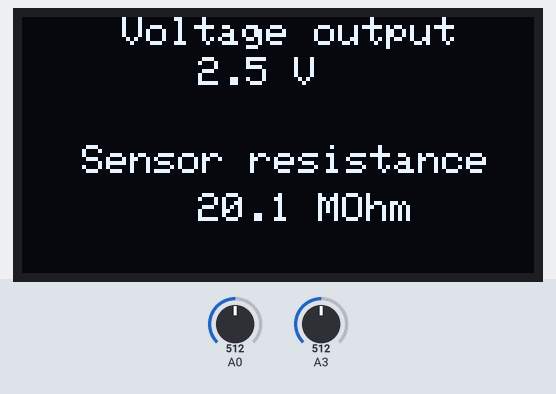
Bench run of a sketch on a simulated Arduino Uno, built for the host (arithmetic inside an expression is 32-bit, double 64-bit). Parts: 128×64 one-colour display. Inputs (shaded band) come from the test bench; at power-on: A0 = 512, A3 = 512. What the sketch prints to the serial monitor is not drawn.

Above: at 2.2 s.
2.3 s: A0 set to 497
At 3.9 s:
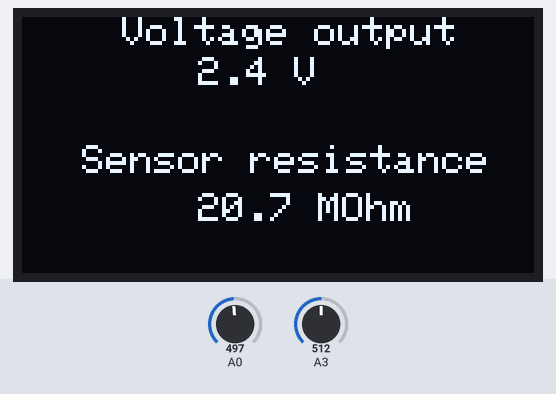
4.6 s: A0 set to 0
At 6.1 s:
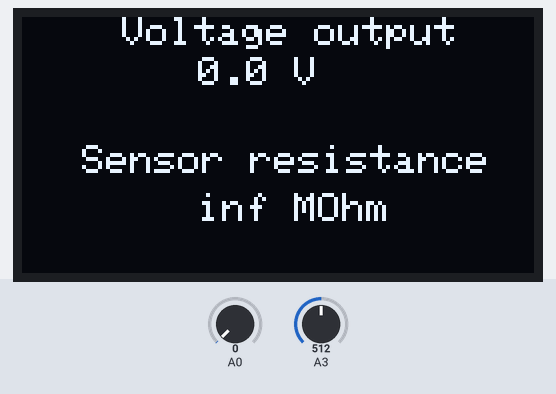
6.6 s: A0 set to 122
At 8.3 s:
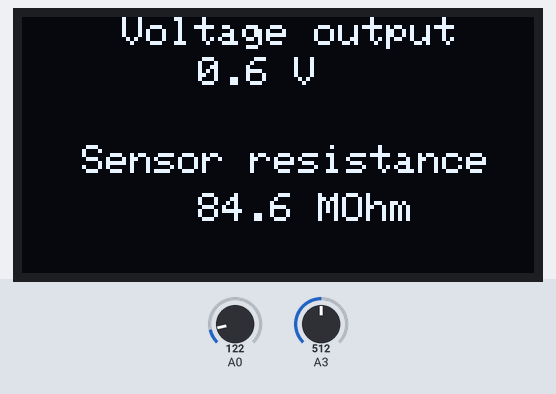
Timing chart, 0 to 9.8 s (numbered marks = the images above; inputs shaded):
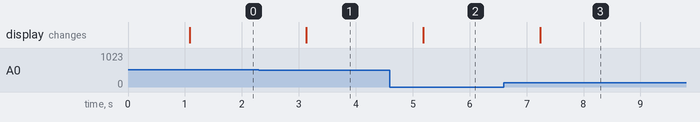

The sketch:

plz-work.ino
```cpp
#include <Adafruit_SSD1306.h>
#include <SoftwareSerial.h>
#define nombreDePixelsEnLargeur 128         // Taille de l'écran OLED, en pixel, au niveau de sa largeur
#define nombreDePixelsEnHauteur 64          // Taille de l'écran OLED, en pixel, au niveau de sa hauteur

#define x 128         // Taille de l'écran OLED, en pixel, au niveau de sa largeur
#define y 64          // Taille de l'écran OLED, en pixel, au niveau de sa hauteur

#define brocheResetOLED         -1          // Reset de l'OLED partagé avec l'Arduino (d'où la valeur à -1, et non un numéro de pin)
#define adresseI2CecranOLED     0x3C        // Adresse de "mon" écran OLED sur le bus i2c (généralement égal à 0x3C ou 0x3D)
#define rxPin 10 //Broche 11 en tant que RX, à raccorder sur TX du HC-05
#define txPin 11 //Broche 10 en tant que RX, à raccorder sur TX du HC-05
#define baudrate 38400
SoftwareSerial mySerial(rxPin ,txPin); //Definition du software serial

float voltage_output;
float Rc;
float VBT;
int binary_voltage;
#define R1 100000.0
#define R2  1000.0
#define R3  100000.0
#define R4  10000.0
#define R5  1000.0
#define Vcc  5.0
float calibre = 0.000001;

Adafruit_SSD1306 ecranOLED(x, y, &Wire, brocheResetOLED);

void setup() {

  if(!ecranOLED.begin(SSD1306_SWITCHCAPVCC, adresseI2CecranOLED))
    while(1);

  ecranOLED.clearDisplay();
  ecranOLED.setTextSize(1);
  ecranOLED.setTextColor(SSD1306_WHITE, SSD1306_BLACK);

  pinMode(rxPin,INPUT);
  pinMode(txPin,OUTPUT);

  mySerial.begin(baudrate);
  Serial.begin(9600);
  ecranOLED.setCursor(10,y/2);
  ecranOLED.print("Initialization...");
  ecranOLED.display();
  delay(1000);
  ecranOLED.clearDisplay();


}

void loop() {

//Calcul Resistance jauge
voltage_output = analogRead(A0);
binary_voltage = voltage_output;
voltage_output = 5*voltage_output/1023;
//Rc = 50/voltage_output;
Rc= ((R1*((R2+R3)/R2)*(Vcc/voltage_output))-R4-R1)*calibre;

// Bluetooth
//mySerial.println(i);
mySerial.write(voltage_output/4);
VBT = analogRead(A3); //voltage de rxPin su
VBT = VBT*5/1023;
Serial.print(binary_voltage);
Serial.println("V");
Serial.print(VBT);
Serial.println("V");
Serial.print(Rc);
Serial.println("Ohm");


//Affichage et saisie de texte


String display_prompt1 = String(voltage_output,1);
String display_prompt2 = String(Rc,1);

ecranOLED.setCursor(25,0);
ecranOLED.print("Voltage output");
ecranOLED.setCursor(x/2 - 20, 10);
ecranOLED.print(display_prompt1 + " V");

ecranOLED.setCursor(15,y/2);
ecranOLED.print("Sensor resistance");
ecranOLED.setCursor(x/2 - 20,y-20);
ecranOLED.print(display_prompt2 + " MOhm");

ecranOLED.display();
delay(1000);
ecranOLED.clearDisplay();

}
```

Measured:
- the behaviour switches between 510 and 509 on A0 (found by bisection; images 0 and 1)
- after the input at 2.3 s, the display: changes after 0.83 s (image 1)
- after the input at 4.6 s, the display: changes after 0.59 s (image 2)
- after the input at 6.6 s, the display: changes after 0.64 s (image 3)
